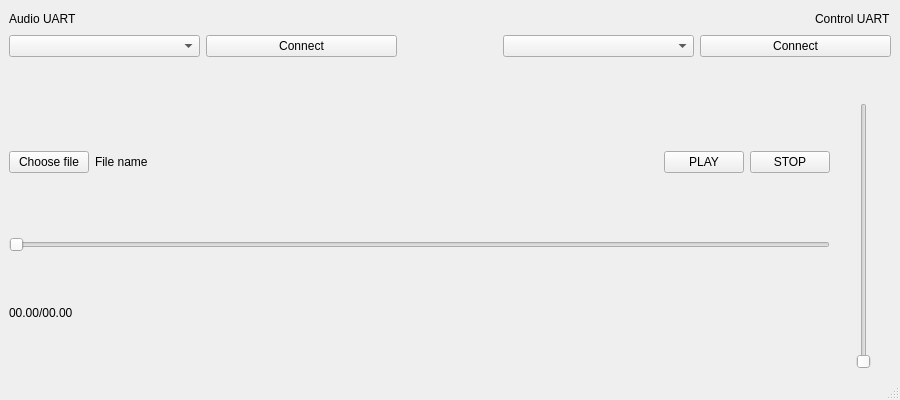
<?xml version="1.0" encoding="UTF-8"?>
<ui version="4.0">
 <class>MainWindow</class>
 <widget class="QMainWindow" name="MainWindow">
  <property name="geometry">
   <rect>
    <x>0</x>
    <y>0</y>
    <width>900</width>
    <height>400</height>
   </rect>
  </property>
  <property name="sizePolicy">
   <sizepolicy hsizetype="Expanding" vsizetype="Fixed">
    <horstretch>0</horstretch>
    <verstretch>0</verstretch>
   </sizepolicy>
  </property>
  <property name="minimumSize">
   <size>
    <width>900</width>
    <height>400</height>
   </size>
  </property>
  <property name="maximumSize">
   <size>
    <width>1000</width>
    <height>500</height>
   </size>
  </property>
  <property name="windowTitle">
   <string>MainWindow</string>
  </property>
  <widget class="QWidget" name="centralwidget">
   <property name="sizePolicy">
    <sizepolicy hsizetype="Fixed" vsizetype="Fixed">
     <horstretch>0</horstretch>
     <verstretch>0</verstretch>
    </sizepolicy>
   </property>
   <layout class="QVBoxLayout" name="verticalLayout_4">
    <item>
     <layout class="QVBoxLayout" name="verticalLayout_3">
      <item>
       <layout class="QVBoxLayout" name="verticalLayout_2">
        <item>
         <layout class="QHBoxLayout" name="horizontalLayout_4">
          <item>
           <widget class="QLabel" name="label">
            <property name="text">
             <string>Audio UART</string>
            </property>
           </widget>
          </item>
          <item>
           <spacer name="horizontalSpacer_4">
            <property name="orientation">
             <enum>Qt::Horizontal</enum>
            </property>
            <property name="sizeHint" stdset="0">
             <size>
              <width>40</width>
              <height>20</height>
             </size>
            </property>
           </spacer>
          </item>
          <item>
           <widget class="QLabel" name="label_2">
            <property name="text">
             <string>Control UART</string>
            </property>
           </widget>
          </item>
         </layout>
        </item>
        <item>
         <layout class="QHBoxLayout" name="horizontalLayout_3">
          <item>
           <layout class="QHBoxLayout" name="horizontalLayout">
            <item>
             <widget class="QComboBox" name="COM_Audio_ComboBox"/>
            </item>
            <item>
             <widget class="QPushButton" name="COM_Audio_PushButton">
              <property name="text">
               <string>Connect</string>
              </property>
             </widget>
            </item>
           </layout>
          </item>
          <item>
           <spacer name="horizontalSpacer">
            <property name="orientation">
             <enum>Qt::Horizontal</enum>
            </property>
            <property name="sizeType">
             <enum>QSizePolicy::Fixed</enum>
            </property>
            <property name="sizeHint" stdset="0">
             <size>
              <width>100</width>
              <height>20</height>
             </size>
            </property>
           </spacer>
          </item>
          <item>
           <layout class="QHBoxLayout" name="horizontalLayout_2">
            <item>
             <widget class="QComboBox" name="COM_Control_ComboBox"/>
            </item>
            <item>
             <widget class="QPushButton" name="COM_Control_PushButton">
              <property name="text">
               <string>Connect</string>
              </property>
             </widget>
            </item>
           </layout>
          </item>
         </layout>
        </item>
       </layout>
      </item>
      <item>
       <spacer name="verticalSpacer">
        <property name="orientation">
         <enum>Qt::Vertical</enum>
        </property>
        <property name="sizeType">
         <enum>QSizePolicy::Minimum</enum>
        </property>
        <property name="sizeHint" stdset="0">
         <size>
          <width>20</width>
          <height>40</height>
         </size>
        </property>
       </spacer>
      </item>
      <item>
       <layout class="QHBoxLayout" name="horizontalLayout_6">
        <item>
         <layout class="QVBoxLayout" name="verticalLayout">
          <item>
           <layout class="QHBoxLayout" name="horizontalLayout_5">
            <item>
             <widget class="QPushButton" name="Choose_File_PushButton">
              <property name="text">
               <string>Choose file</string>
              </property>
             </widget>
            </item>
            <item>
             <widget class="QLabel" name="File_Name_Label">
              <property name="text">
               <string>File name</string>
              </property>
             </widget>
            </item>
            <item>
             <spacer name="horizontalSpacer_3">
              <property name="orientation">
               <enum>Qt::Horizontal</enum>
              </property>
              <property name="sizeHint" stdset="0">
               <size>
                <width>40</width>
                <height>20</height>
               </size>
              </property>
             </spacer>
            </item>
            <item>
             <widget class="QPushButton" name="play_PushButton">
              <property name="text">
               <string>PLAY</string>
              </property>
             </widget>
            </item>
            <item>
             <widget class="QPushButton" name="Stop_PushButton">
              <property name="text">
               <string>STOP</string>
              </property>
             </widget>
            </item>
           </layout>
          </item>
          <item>
           <spacer name="verticalSpacer_2">
            <property name="orientation">
             <enum>Qt::Vertical</enum>
            </property>
            <property name="sizeType">
             <enum>QSizePolicy::Minimum</enum>
            </property>
            <property name="sizeHint" stdset="0">
             <size>
              <width>20</width>
              <height>10</height>
             </size>
            </property>
           </spacer>
          </item>
          <item>
           <widget class="QSlider" name="Audio_Slider">
            <property name="orientation">
             <enum>Qt::Horizontal</enum>
            </property>
           </widget>
          </item>
          <item>
           <widget class="QLabel" name="Time_Label">
            <property name="sizePolicy">
             <sizepolicy hsizetype="Preferred" vsizetype="Fixed">
              <horstretch>0</horstretch>
              <verstretch>0</verstretch>
             </sizepolicy>
            </property>
            <property name="text">
             <string>00.00/00.00</string>
            </property>
           </widget>
          </item>
         </layout>
        </item>
        <item>
         <spacer name="horizontalSpacer_5">
          <property name="orientation">
           <enum>Qt::Horizontal</enum>
          </property>
          <property name="sizeType">
           <enum>QSizePolicy::Minimum</enum>
          </property>
          <property name="sizeHint" stdset="0">
           <size>
            <width>20</width>
            <height>20</height>
           </size>
          </property>
         </spacer>
        </item>
        <item>
         <widget class="QSlider" name="Volume_Slider">
          <property name="orientation">
           <enum>Qt::Vertical</enum>
          </property>
         </widget>
        </item>
        <item>
         <spacer name="horizontalSpacer_2">
          <property name="orientation">
           <enum>Qt::Horizontal</enum>
          </property>
          <property name="sizeType">
           <enum>QSizePolicy::Minimum</enum>
          </property>
          <property name="sizeHint" stdset="0">
           <size>
            <width>20</width>
            <height>20</height>
           </size>
          </property>
         </spacer>
        </item>
       </layout>
      </item>
     </layout>
    </item>
   </layout>
  </widget>
  <widget class="QMenuBar" name="menubar">
   <property name="geometry">
    <rect>
     <x>0</x>
     <y>0</y>
     <width>900</width>
     <height>22</height>
    </rect>
   </property>
  </widget>
  <widget class="QStatusBar" name="statusbar"/>
 </widget>
 <resources/>
 <connections/>
</ui>
